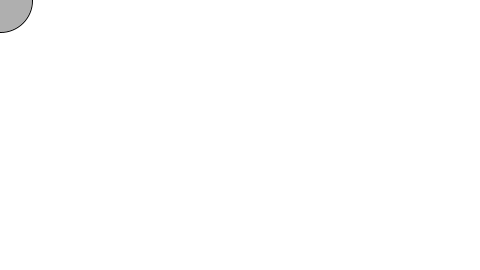
Frame 1 (no input)
Frame 60 (the mouse pressed at the canvas centre just before this capture): identical to frame 1, image omitted
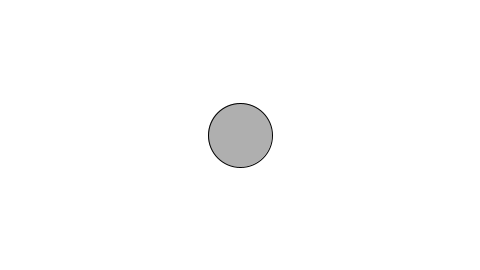
Frame 120 (the mouse held since frame 60 and released just before this capture)

The Processing sketch that drew these frames (run headless with seeded random() and noise(); from frame 60 on, the mouse is pressed at the canvas centre):

// Processing sketch: example_10_01_catcher
// ── example_10_01_catcher.pde
// Learning Processing
// Daniel Shiffman
// http://www.learningprocessing.com

// Example 10-1: Catcher

Catcher catcher;

void setup() {
  size(480, 270);
  catcher = new Catcher(32);
}

void draw() {
  background(255);
  catcher.setLocation(mouseX, mouseY);
  catcher.display();
}


// ── Catcher.pde
// Learning Processing
// Daniel Shiffman
// http://www.learningprocessing.com

// Example 10-1: Catcher

class Catcher {
  float r;   // radius
  float x,y; // location
  
  Catcher(float tempR) {
    r = tempR;
    x = 0;
    y = 0;
  }
  
  void setLocation(float tempX, float tempY) {
    x = tempX;
    y = tempY;
  }
  
  void display() {
    stroke(0);
    fill(175);
    ellipse(x,y,r*2,r*2);
  }

}
